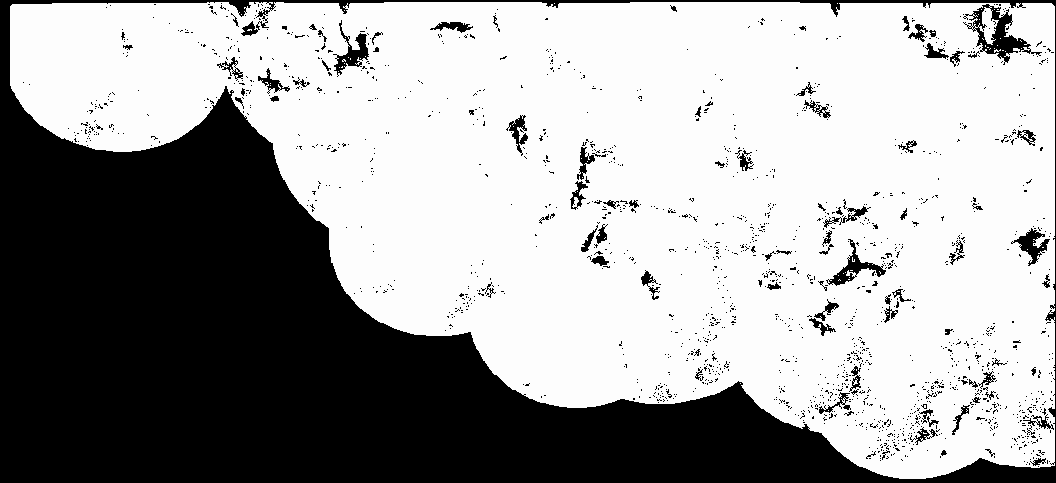
#> input picture 04_B赛道/03_冰川及表面高程变化（2000-2020）/N27E086_2000-01-01_2005-01-01_dhdt_UTM45_UTM45_GCS.tif, 1056 x 483 px; the run also reads 1 picture not shown here
$ python audit_spatial.py
#> lines starting #> are read from the running program, lines starting #| are printed output that depends on the picture; after the words box and inside, x2 and y2 are one past the last pixel; in counts of white or black regions, pixels touching at a corner belong together
#!/usr/bin/env python3
"""Read-only, reproducible audit of Track B spatial inputs (directories 03--08).

AI assistance: Codex, OpenAI, 2026-10-23; exact model/version not exposed.
Generated audit code and charts require team review; see track_b/AI_USAGE.md.
No installation, reprojection, interpolation, modeling or source-file mutation.
Recommended existing interpreter: /usr/local/anaconda3/bin/python
Metadata and pixel statistics cover every TIFF; exceptions remain explicit.
Vector coverage counts use record bounding boxes / supplied representative points,
not exact polygon intersections. UTM inverse is for approximate audit bounds only.
"""
from __future__ import annotations

import argparse
from collections import Counter, defaultdict
import csv
from datetime import datetime
import hashlib
import importlib.util
import json
import math
from pathlib import Path
import platform
import re
import struct
import sys
import xml.etree.ElementTree as ET
import zipfile
from zoneinfo import ZoneInfo

import numpy as np
import tifffile


def clean(v):
    """Convert library scalars/metadata to strict JSON (no NaN/Infinity)."""
    if isinstance(v, dict):
        return {str(k): clean(x) for k, x in v.items()}
    if isinstance(v, (list, tuple)):
        return [clean(x) for x in v]
    if isinstance(v, np.ndarray):
        if v.dtype.hasobject or v.dtype.fields:
            return str(v)
        return clean(v.tolist())
    if isinstance(v, np.generic):
        return clean(v.item())
    if isinstance(v, bytes):
        return v.decode('utf-8', errors='replace')
    if isinstance(v, float) and not math.isfinite(v):
        return None
    if isinstance(v, (int, float, str, bool)) or v is None:
        return v
    return str(v)


def write_json(path, obj):
    path.write_text(json.dumps(clean(obj), ensure_ascii=False, indent=2,
                               allow_nan=False) + '\n', encoding='utf-8')


def write_csv(path, rows):
    if not rows:
        return
    keys = list(dict.fromkeys(k for row in rows for k in row))
    with path.open('w', encoding='utf-8-sig', newline='') as f:
        w = csv.DictWriter(f, fieldnames=keys)
        w.writeheader()
        for row in rows:
            w.writerow({k: json.dumps(clean(v), ensure_ascii=False) if isinstance(v, (dict, list, tuple))
                        else clean(v) for k, v in row.items()})


def sha256(path):
    h = hashlib.sha256()
    with path.open('rb') as f:
        for chunk in iter(lambda: f.read(1024 * 1024), b''):
            h.update(chunk)
    return h.hexdigest()


def pixels(path):
    """Pillow/libtiff is a fallback for LZW when imagecodecs is absent."""
    try:
        return tifffile.imread(path), 'tifffile', None
    except Exception as e:
        first = f'{type(e).__name__}: {e}'
        try:
            from PIL import Image
            with Image.open(path) as im:
                return np.asarray(im), 'Pillow/libtiff', first
        except Exception as second:
            raise RuntimeError(first + '; Pillow: ' + str(second)) from second


def array_stats(a, nodata=None):
    a = np.asarray(a)
    finite = np.isfinite(a)
    nodata_mask = np.zeros(a.shape, dtype=bool)
    if nodata is not None and math.isfinite(float(nodata)):
        nodata_mask = a == nodata
    valid = finite & ~nodata_mask
    values = a[valid]
    out = {'cells': a.size, 'nonfinite_cells': int((~finite).sum()),
           'nodata_cells': int(nodata_mask.sum()), 'valid_cells': int(valid.sum()),
           'valid_fraction': float(valid.mean()), 'scan': 'all cells'}
    if values.size:
        out.update(min=float(values.min()), max=float(values.max()))
        if a.dtype != np.uint8:
            out.update(mean=float(values.astype(np.float64).mean()),
                       quantiles_p0_p25_p50_p75_p100=np.quantile(values, [0, .25, .5, .75, 1]).tolist())
        else:
            out['numeric_code_warning'] = 'Categorical codes: arithmetic mean/quantiles are intentionally omitted.'
    if a.dtype == np.uint8 or values.size < 2:
        vals, counts = np.unique(a, return_counts=True)
        out['value_counts_including_nodata'] = {str(x): int(c) for x, c in zip(vals, counts)}
    return out


def raster_info(path, root):
    with tifffile.TiffFile(path) as f:
        p = f.pages[0]
        geo = p.geotiff_tags or {}
        epsg = geo.get('ProjectedCSTypeGeoKey') or geo.get('GeographicTypeGeoKey')
        scale = geo.get('ModelPixelScale')
        tie = geo.get('ModelTiepoint')
        box = None
        if scale and tie:
            left = tie[3] - tie[0] * scale[0]
            top = tie[4] + tie[1] * scale[1]
            box = [left, top - p.imagelength * scale[1],
                   left + p.imagewidth * scale[0], top]
        nd = p.tags.get('GDAL_NODATA')
        nd = float(nd.value) if nd else None
        out = {'path': str(path.relative_to(root)), 'bytes': path.stat().st_size,
               'pages': len(f.pages), 'height': p.imagelength, 'width': p.imagewidth,
               'dtype': str(p.dtype), 'epsg': int(epsg) if epsg else None,
               'pixel_size_xy': scale[:2] if scale else None,
               'coordinate_unit': 'metre' if geo.get('GTModelTypeGeoKey') == 1 else 'degree',
               'bounds_left_bottom_right_top': box, 'nodata': nd,
               'compression': p.compression.name, 'geotiff_tags': clean(geo),
               'metadata_scan': 'all TIFFs, first image directory; page count recorded'}
        name = path.name
        if '_dhdt' in name:
            match = re.match(r'(N\d{2}E\d{3})_(\d{4}-\d{2}-\d{2})_(\d{4}-\d{2}-\d{2})_', name)
            if match:
                out.update(tile=match[1], period_start=match[2], period_end=match[3])
            out['variant'] = 'error_UTM' if '_err' in name else 'dhdt_GCS' if '_GCS' in name else 'dhdt_UTM'
            out['measurement_semantics'] = 'period-average surface elevation change rate / its uncertainty; not event-time data'
        try:
            a, reader, fallback = pixels(path)
            out['pixel_reader'] = reader
            if fallback:
                out['primary_reader_exception'] = fallback
            out['pixel_statistics'] = array_stats(a, nd)
        except Exception as e:
            out['pixel_read_error'] = str(e)
        return out


def decode_str(raw, encoding):
    return raw.rstrip(b'\x00 ').decode(encoding, errors='replace').strip()


# [164 lines left out: functions dbf_info, shp_info, utm45_inverse, approximate_geo_box, nc_info, not called in this run]


def intersects(a, b):
    return a[0] <= b[2] and b[0] <= a[2] and a[1] <= b[3] and b[1] <= a[3]


def contains(box, x, y):
    return box[0] <= x <= box[2] and box[1] <= y <= box[3]


# [62 lines left out: function plot_coverage, not called in this run]


def main():
    parser = argparse.ArgumentParser(description=__doc__)
    parser.add_argument('--repo', type=Path, default=Path(__file__).resolve().parents[2])
    parser.add_argument('--output', type=Path, default=None)
    args = parser.parse_args()
    repo = args.repo.resolve()
    root = repo / '04_B赛道'
    output = args.output or repo / 'track_b/audit/spatial'
    output.mkdir(parents=True, exist_ok=True)
    dirs = sorted(d for d in root.iterdir() if d.is_dir() and d.name[:2] in {'03', '04', '05', '06', '07', '08'})
    files = sorted(p for d in dirs for p in d.rglob('*') if p.is_file())
    inventory = [{'path': str(p.relative_to(root)), 'directory': p.parent.name,
                  'suffix': p.suffix.lower(), 'bytes': p.stat().st_size,
                  'sha256': sha256(p)} for p in files]
    write_csv(output / 'file_inventory.csv', inventory)
    rasters = [raster_info(p, root) for p in files if p.suffix.lower() == '.tif']
#> in pixels, im is the input picture: PIL image 1056x483 F; min -9999, max 65.52, mean -3653.9
#> in raster_info, `a, reader, fallback = pixels(path)`: reader = 'Pillow/libtiff'
#> in array_stats, `finite = np.isfinite(a)`: finite: shape (483, 1056) bool; every value is 1
#> in array_stats, `nodata_mask = a == nodata`:
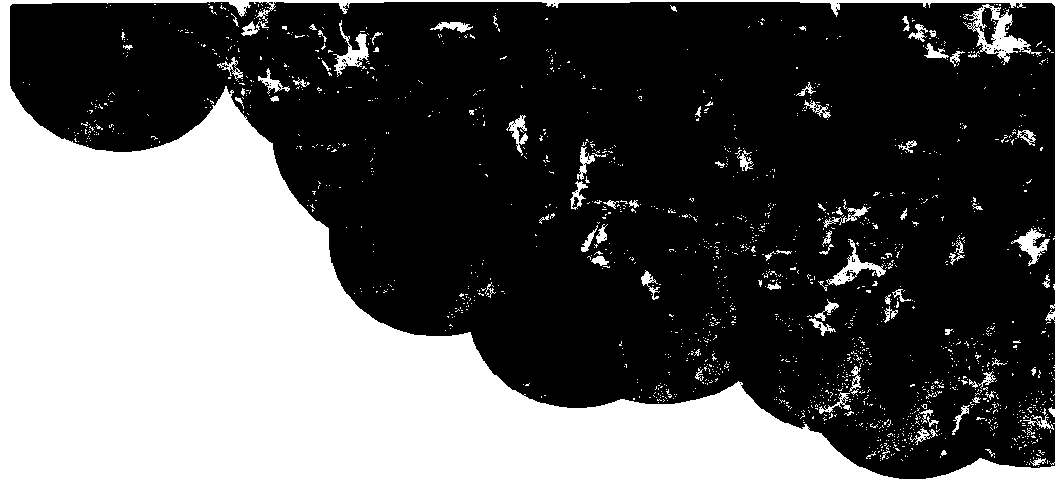
#> nodata_mask: shape (483, 1056) bool; 36.5% white; 1596 white regions (1510 under 20 px), largest, box (x1, y1, x2, y2) and area: (0, 0, 1056, 483) 172867, (963, 4, 1042, 65) 1345, (826, 239, 886, 286) 648
#> in array_stats, `out = {'cells': a.size, 'nonfinite_cells': int((~finite).sum()), 'noda..`: out = {'cells': 510048, 'nonfinite_cells': 0, 'nodata_cells': 186385, 'valid_cells': 323663, 'valid_fraction': 0.635, 'scan': 'all cells'}
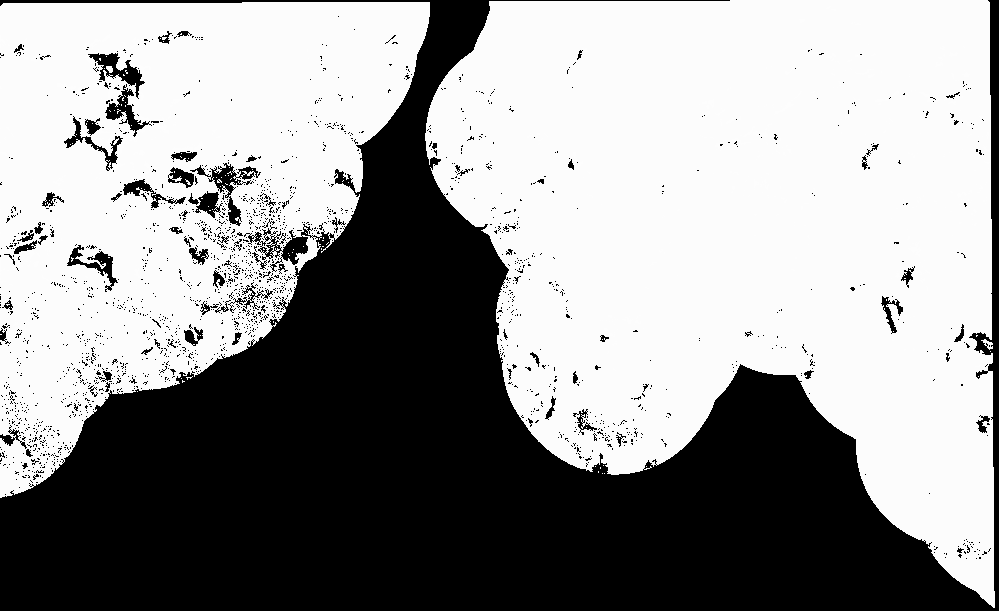
#> input picture 04_B赛道/03_冰川及表面高程变化（2000-2020）/N27E087_2000-01-01_2005-01-01_dhdt_err.tif, 999 x 611 px
#> in raster_info, a is the input picture: shape (611, 999) float32; min -9999, max 100.3, mean -4060.3
#> call 3 of array_stats, with nodata = -9999
#> in array_stats (call 3), `finite = np.isfinite(a)`: finite: shape (611, 999) bool; every value is 1
#> in array_stats (call 3), `nodata_mask = a == nodata`:
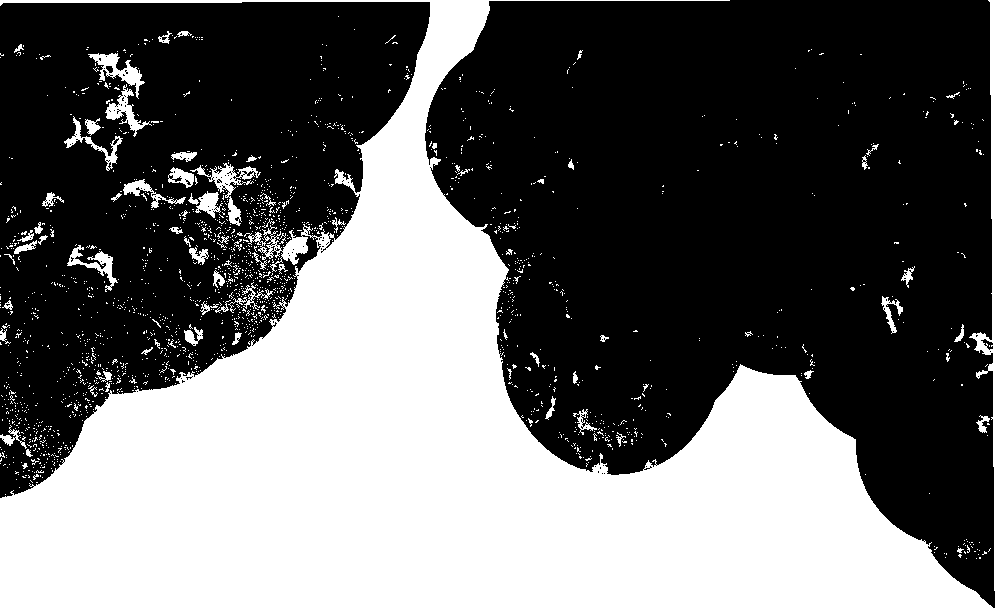
#> nodata_mask: shape (611, 999) bool; 40.6% white; 1865 white regions (1788 under 20 px), largest, box (x1, y1, x2, y2) and area: (0, 0, 999, 611) 234563, (190, 163, 261, 226) 942, (88, 53, 145, 99) 789
#> in array_stats (call 3), `out = {'cells': a.size, 'nonfinite_cells': int((~finite).sum()), 'noda..`: out = {'cells': 610389, 'nonfinite_cells': 0, 'nodata_cells': 247991, 'valid_cells': 362398, 'valid_fraction': 0.594, 'scan': 'all cells'}
#> rasters = 3 items
    write_json(output / 'rasters.json', rasters)
    raster_rows = [{k: v for k, v in r.items() if k != 'geotiff_tags'} for r in rasters]
#> raster_rows = 3 items
    write_csv(output / 'rasters.csv', raster_rows)
#> the loop in write_csv (call 2), `for row in rows:` made 3 passes
    vectors, dbfs, dbf_rows_by_stem, shp_rows_by_stem = [], [], {}, {}
    for p in files:
        if p.suffix.lower() == '.shp':
            info, rows = shp_info(p, root)
            vectors.append(info)
            shp_rows_by_stem[p.stem] = rows
            write_csv(output / (p.stem + '_geometry_envelopes.csv'), rows)
        elif p.suffix.lower() == '.dbf':
            info, rows = dbf_info(p, root)
            dbfs.append(info)
            dbf_rows_by_stem[p.stem] = rows
            write_csv(output / (p.stem + '_attributes.csv'), rows)
    write_json(output / 'vectors.json', vectors)
    write_json(output / 'vector_attributes.json', dbfs)
    netcdfs = [nc_info(p, root) for p in files if p.suffix.lower() == '.nc']
    write_json(output / 'netcdf.json', netcdfs)
    documents = []
    for p in files:
        if p.suffix.lower() == '.docx':
            with zipfile.ZipFile(p) as z:
                el = ET.fromstring(z.read('word/document.xml'))
                paragraphs = [''.join(t.text or '' for t in para.iter('{http://schemas.openxmlformats.org/wordprocessingml/2006/main}t'))
                              for para in el.iter('{http://schemas.openxmlformats.org/wordprocessingml/2006/main}p')]
                documents.append({'path': str(p.relative_to(root)), 'paragraphs': paragraphs,
                                  'scan': 'all word/document.xml paragraphs'})
        elif p.name.endswith('.xml'):
            el = ET.parse(p).getroot()
            selected = [{'tag': e.tag, 'text': e.text.strip(), 'attributes': dict(e.attrib)}
                        for e in el.iter() if e.text and e.text.strip()
                        and e.tag in {'Process', 'CreaDate', 'ModDate', 'SyncDate', 'source', 'srcdate', 'mdDateSt'}]
            documents.append({'path': str(p.relative_to(root)), 'selected_metadata_elements': selected,
                              'scan': 'all XML elements; selected process/date elements exported'})
    write_json(output / 'source_documentation.json', documents)
    groups = defaultdict(list)
    for r in rasters:
        if 'tile' in r:
            groups[(r['tile'], r['period_start'], r['period_end'])].append(r)
#> this loop made 3 passes
    pairs = []
    for key, rs in sorted(groups.items()):
        pairs.append({'tile': key[0], 'period_start': key[1], 'period_end': key[2],
                      'variant_counts': dict(Counter(r['variant'] for r in rs)),
                      'paths': [r['path'] for r in rs],
                      'interpretation': 'GCS and UTM are reprojection variants of the same signal; error is uncertainty, not an extra observation'})
#> after the loop, pairs = 3 items
    write_json(output / 'dhdt_source_groups.json', pairs)
#> (the run stopped early here; a loop or call above may not have finished)
